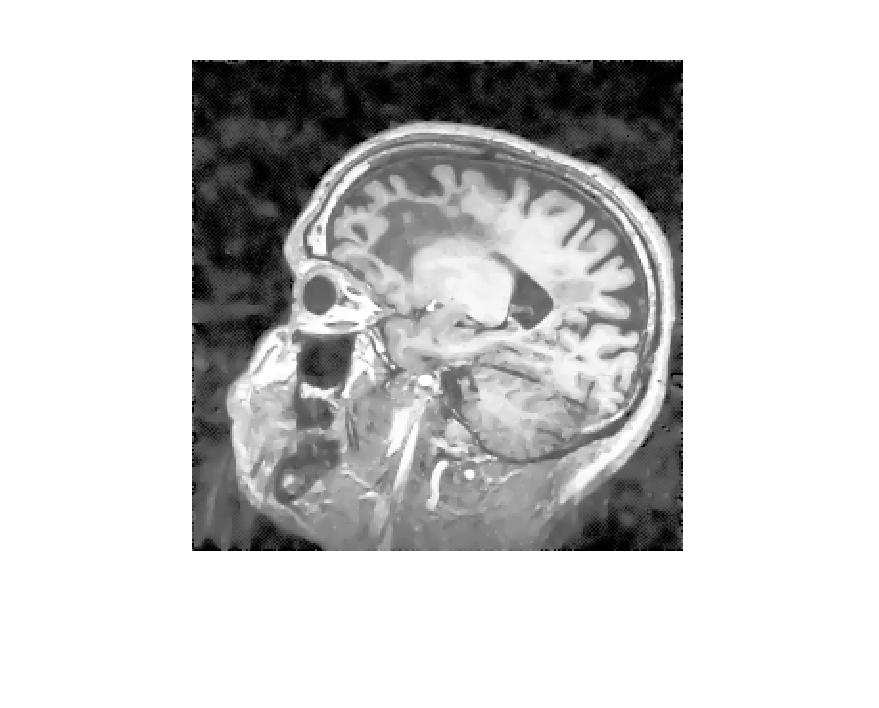
%> input picture Question_1/brain.tech.jpg, 879 x 708 px
$ octave CSE377MidtermQ1b.m   (GNU Octave 9; MATLAB toolbox functions it lacks are replaced by stand-ins)
%> lines starting %> are read from the running program, lines starting %| are printed output that depends on the picture; in (x1, y1, x2, y2) boxes, pixels count from 0 and x2, y2 are one past the last pixel; in counts of white or black regions, pixels touching at a corner belong together; the program's own positions count from 1
%Daniel Peterson - 109091561

img = imread('brain.tech.jpg'); %name of the input image
%> img is the input picture: size 708x879x3 uint8; min 0, max 255, mean 204.4
img2 = rgb2gray(img);   %convert to grayscale
lowerThreshold = 115;   %set the lower threshold for the image
upperThreshold = 155;   %set the upper threshold for the image
mask= img2 < lowerThreshold;     %apply the lower threshold to the image
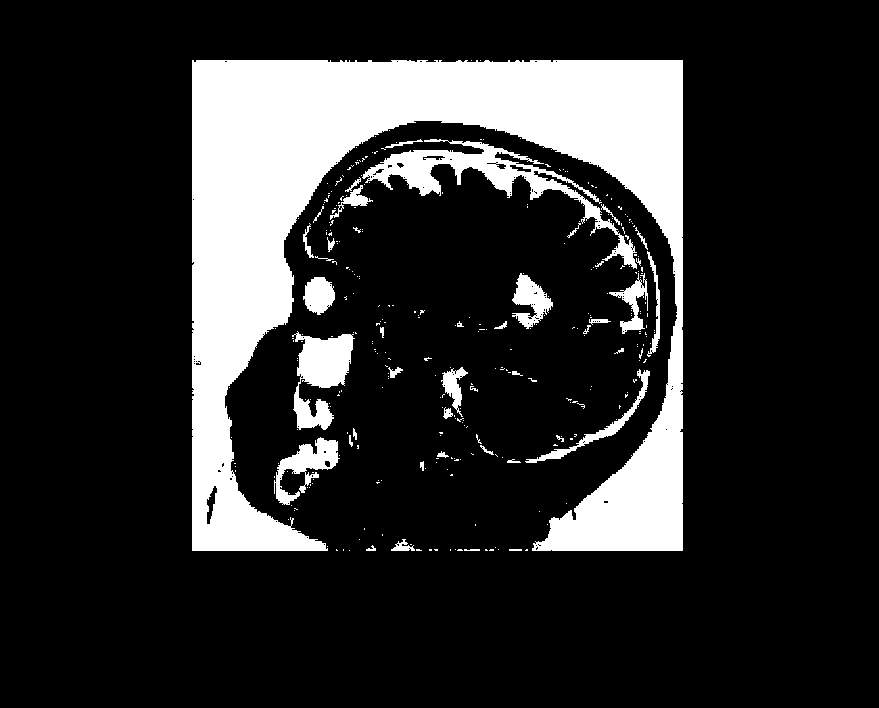
%> mask: size 708x879 logical; 17.5% white; 328 white regions (285 under 20 px), largest, box (x1, y1, x2, y2) and area: (192, 60, 683, 551) 90590, (362, 139, 637, 269) 5949, (292, 331, 355, 430) 3343
invertMask = img2 > upperThreshold; %apply the upper threshold to the image
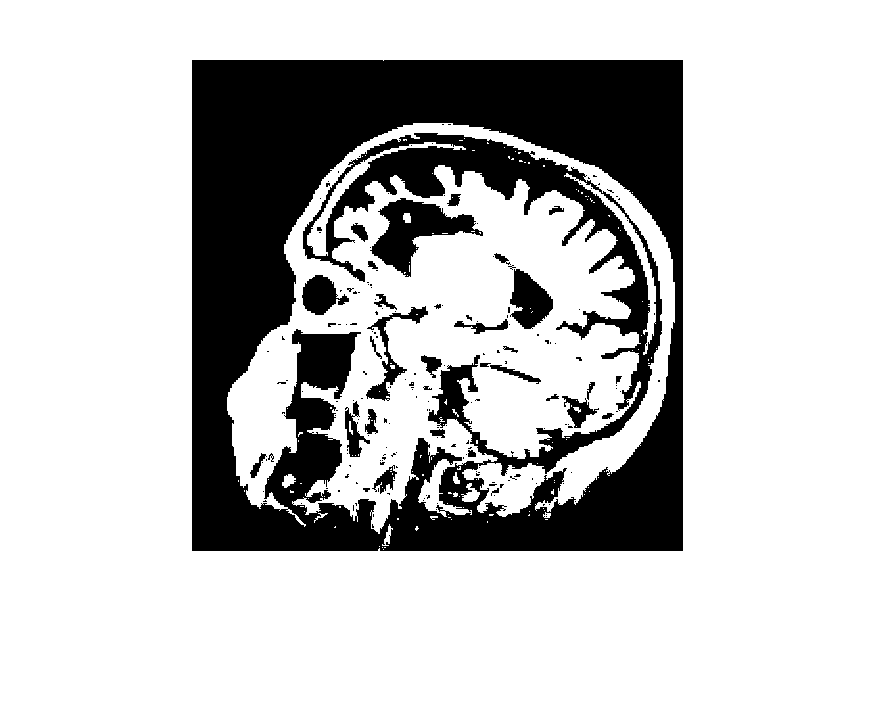
%> invertMask: size 708x879 logical; 76.3% white; 198 black regions (164 under 20 px), largest, box (x1, y1, x2, y2) and area: (192, 60, 683, 551) 135988, (370, 198, 483, 277) 3629, (510, 269, 553, 329) 1618
img2(mask) = 0;      %sets the lower values to 0
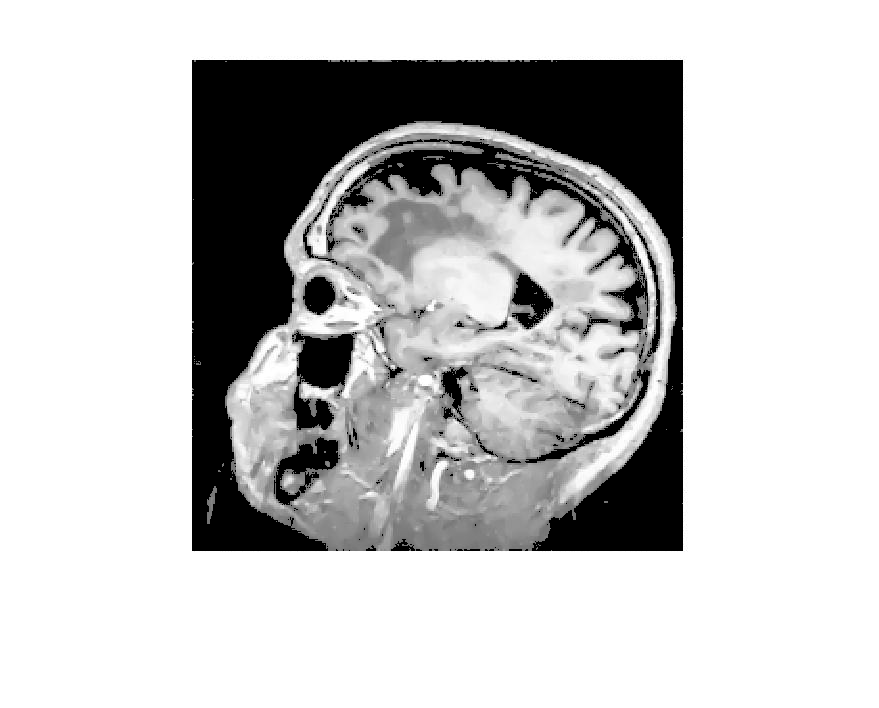
%> img2: size 708x879 uint8; min 0, max 255, mean 195.3
img2(invertMask) = 0; %sets the upper values to 0
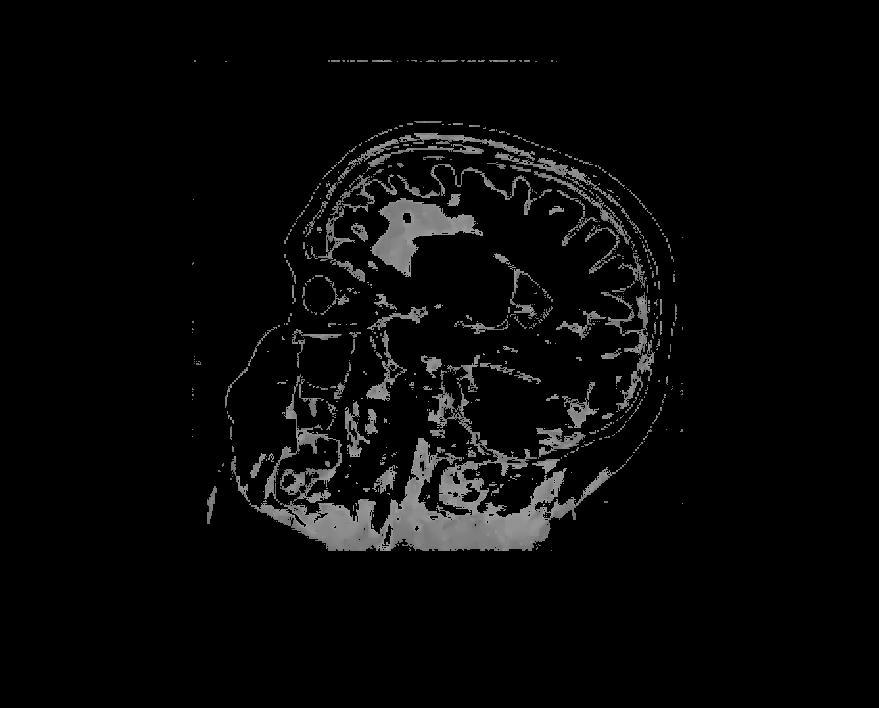
%> img2: size 708x879 uint8; min 0, max 155, mean 8.4
imagesc(img2);          %display the image
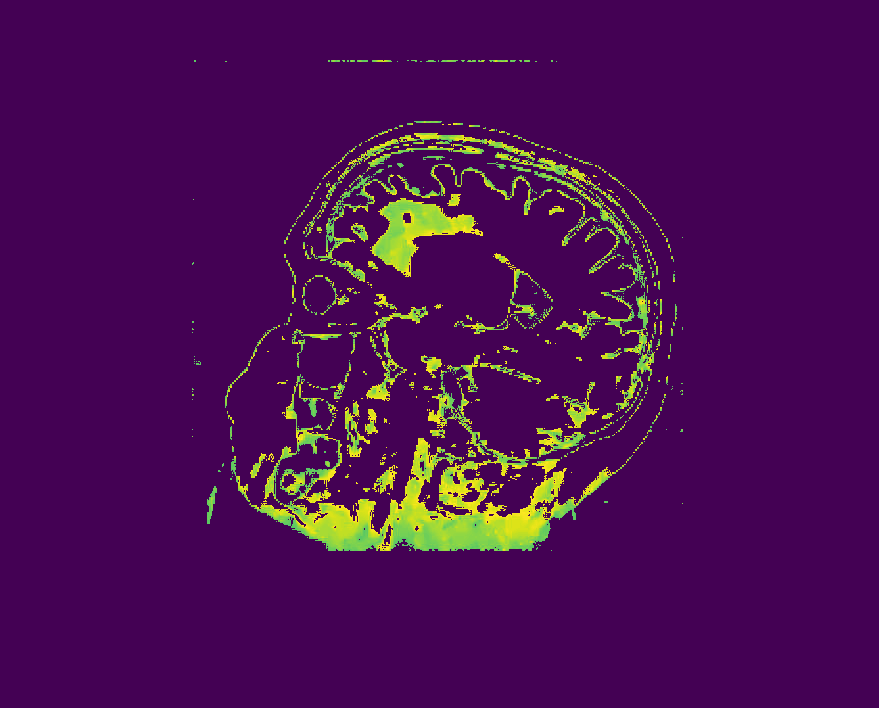
%> displayed picture: size 708x879x3, on the screen's scale of 0 to 255; mean R, G, B 74.4, 14.5, 82.2
imwrite(img2, 'brain.tech-thresh.jpg', 'jpg'); %write the image

%The tumor is a middle grayscale value so the brightest and darkest
%pixels must be masked. The remaining values are the ones in the middle
%which represent the tumor
